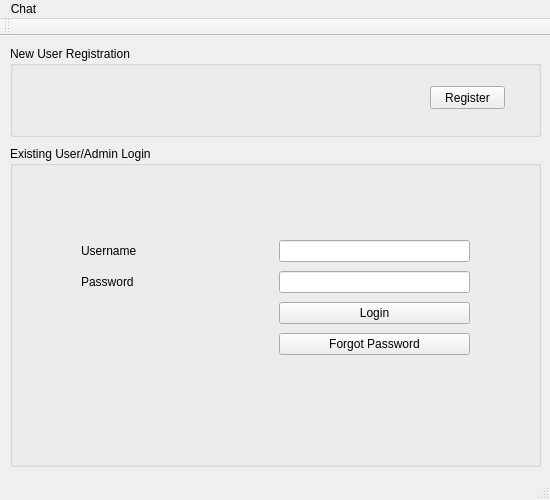
<?xml version="1.0" encoding="UTF-8"?>
<ui version="4.0">
 <class>LoginWindow</class>
 <widget class="QMainWindow" name="LoginWindow">
  <property name="geometry">
   <rect>
    <x>0</x>
    <y>0</y>
    <width>550</width>
    <height>500</height>
   </rect>
  </property>
  <property name="sizePolicy">
   <sizepolicy hsizetype="Preferred" vsizetype="Preferred">
    <horstretch>0</horstretch>
    <verstretch>0</verstretch>
   </sizepolicy>
  </property>
  <property name="minimumSize">
   <size>
    <width>550</width>
    <height>500</height>
   </size>
  </property>
  <property name="baseSize">
   <size>
    <width>0</width>
    <height>0</height>
   </size>
  </property>
  <property name="windowTitle">
   <string>Secure Chat</string>
  </property>
  <widget class="QWidget" name="centralWidget">
   <widget class="QGroupBox" name="groupBox">
    <property name="geometry">
     <rect>
      <x>10</x>
      <y>10</y>
      <width>531</width>
      <height>91</height>
     </rect>
    </property>
    <property name="title">
     <string>New User Registration</string>
    </property>
    <widget class="QPushButton" name="pbRegister">
     <property name="geometry">
      <rect>
       <x>420</x>
       <y>40</y>
       <width>75</width>
       <height>23</height>
      </rect>
     </property>
     <property name="text">
      <string>Register</string>
     </property>
    </widget>
   </widget>
   <widget class="QGroupBox" name="groupBox_2">
    <property name="geometry">
     <rect>
      <x>10</x>
      <y>110</y>
      <width>531</width>
      <height>321</height>
     </rect>
    </property>
    <property name="title">
     <string>Existing User/Admin Login</string>
    </property>
    <widget class="QWidget" name="layoutWidget">
     <property name="geometry">
      <rect>
       <x>60</x>
       <y>80</y>
       <width>411</width>
       <height>143</height>
      </rect>
     </property>
     <layout class="QGridLayout" name="gridLayout">
      <item row="0" column="0">
       <widget class="QLabel" name="lUsername">
        <property name="text">
         <string>Username</string>
        </property>
       </widget>
      </item>
      <item row="4" column="1">
       <widget class="QPushButton" name="pbForgotPassword">
        <property name="text">
         <string>Forgot Password</string>
        </property>
       </widget>
      </item>
      <item row="3" column="1">
       <widget class="QPushButton" name="pbLogin">
        <property name="text">
         <string>Login</string>
        </property>
       </widget>
      </item>
      <item row="2" column="1">
       <widget class="QLineEdit" name="leUserPassword"/>
      </item>
      <item row="4" column="0">
       <spacer name="horizontalSpacer">
        <property name="orientation">
         <enum>Qt::Horizontal</enum>
        </property>
        <property name="sizeHint" stdset="0">
         <size>
          <width>108</width>
          <height>20</height>
         </size>
        </property>
       </spacer>
      </item>
      <item row="2" column="0">
       <widget class="QLabel" name="lPassword">
        <property name="text">
         <string>Password</string>
        </property>
       </widget>
      </item>
      <item row="0" column="1">
       <widget class="QLineEdit" name="leUsername"/>
      </item>
     </layout>
    </widget>
   </widget>
  </widget>
  <widget class="QMenuBar" name="menuBar">
   <property name="geometry">
    <rect>
     <x>0</x>
     <y>0</y>
     <width>550</width>
     <height>22</height>
    </rect>
   </property>
   <widget class="QMenu" name="menuChat">
    <property name="title">
     <string>Chat</string>
    </property>
    <addaction name="actionExit"/>
   </widget>
   <addaction name="menuChat"/>
  </widget>
  <widget class="QToolBar" name="mainToolBar">
   <attribute name="toolBarArea">
    <enum>TopToolBarArea</enum>
   </attribute>
   <attribute name="toolBarBreak">
    <bool>false</bool>
   </attribute>
  </widget>
  <widget class="QStatusBar" name="statusBar"/>
  <action name="actionExit">
   <property name="text">
    <string>Exit</string>
   </property>
  </action>
 </widget>
 <layoutdefault spacing="6" margin="11"/>
 <tabstops>
  <tabstop>pbRegister</tabstop>
  <tabstop>leUsername</tabstop>
  <tabstop>leUserPassword</tabstop>
  <tabstop>pbLogin</tabstop>
  <tabstop>pbForgotPassword</tabstop>
 </tabstops>
 <resources/>
 <connections/>
</ui>
